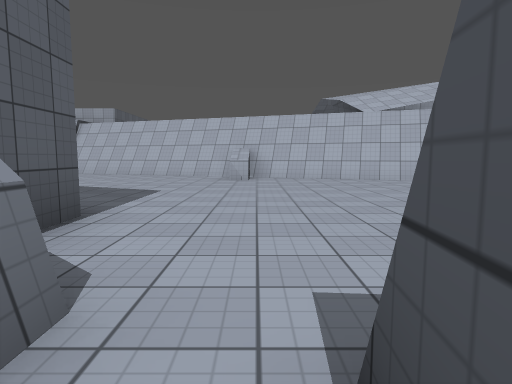
View 1 (above)

24 first-person views from a walk through a Unity game level. The camera is 1.2 m above the floor, tilts 6° down and sees 75° across. The floor is counted in squares, 2 m on a side. Each view is taken from the middle of a square. On the plan, view 1 faces up. The plan holds only what a view shows up to about 10 squares ahead; the rest is blank. The place goes on beyond the plan. The player character is not drawn. Surface patterns are stand-ins for the level's own textures.

View 2
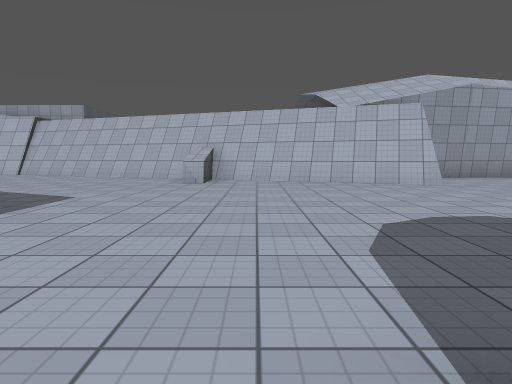

View 3
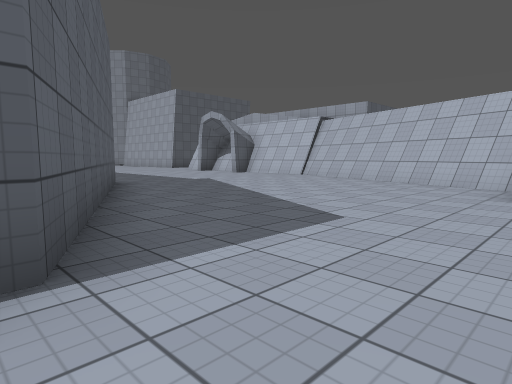

View 4
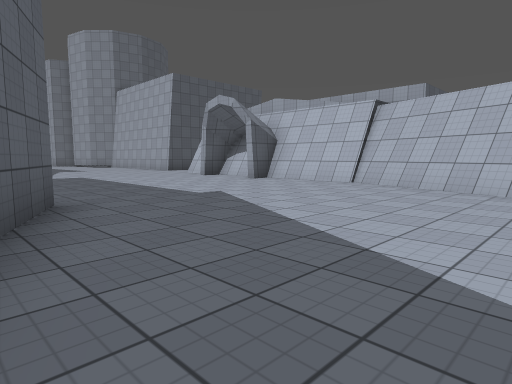

View 5
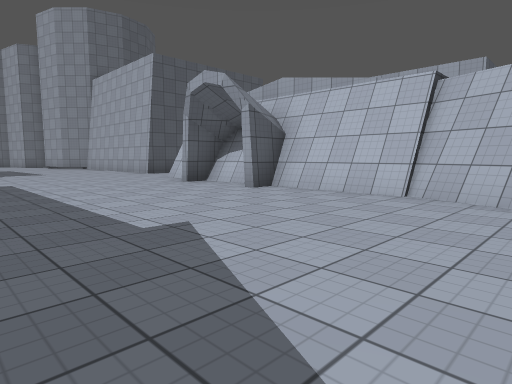

View 6
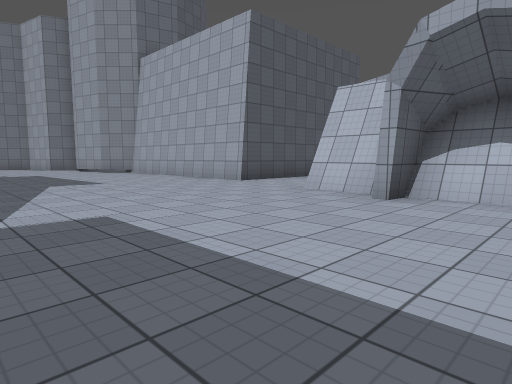

View 7
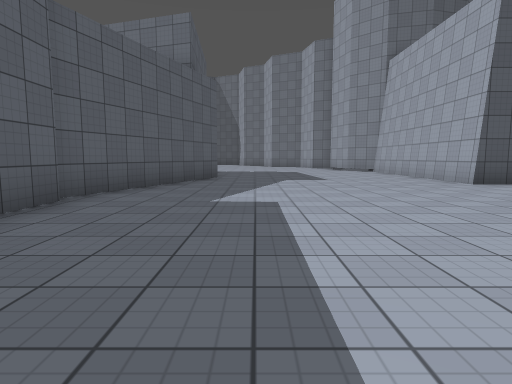

View 8
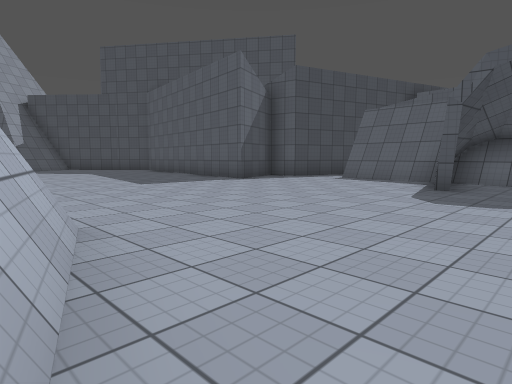

View 9
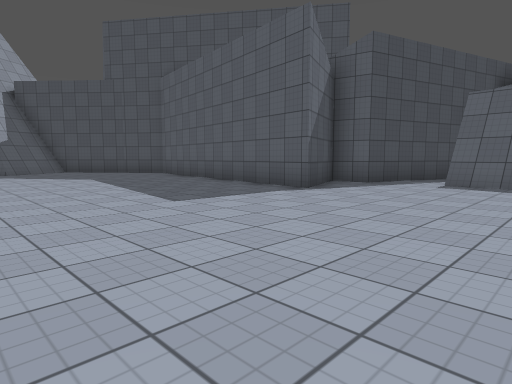

View 10
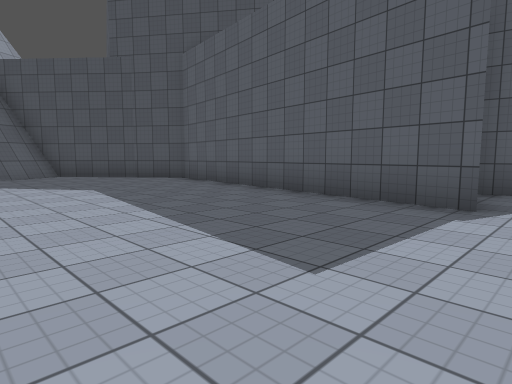

View 11
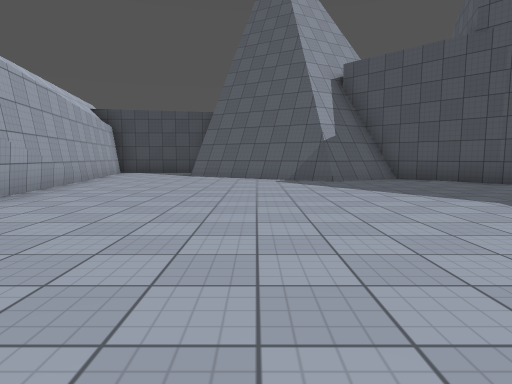

View 12
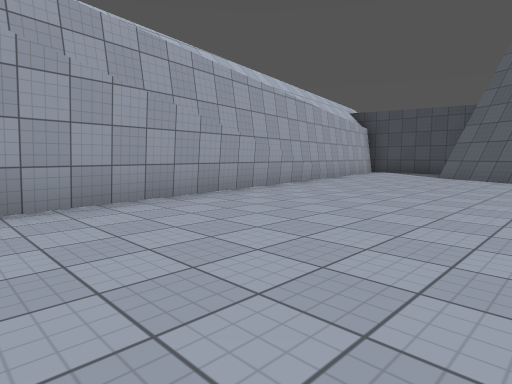

View 13
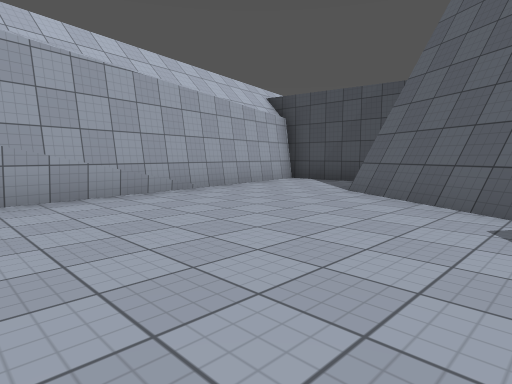

View 14
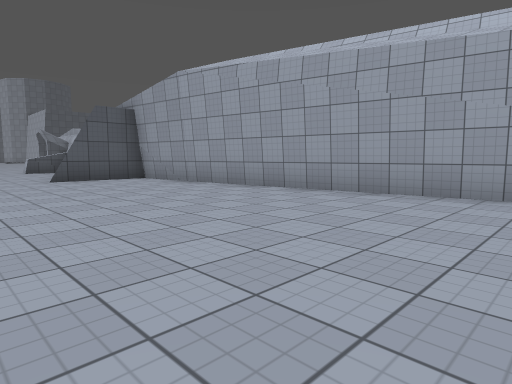

View 15
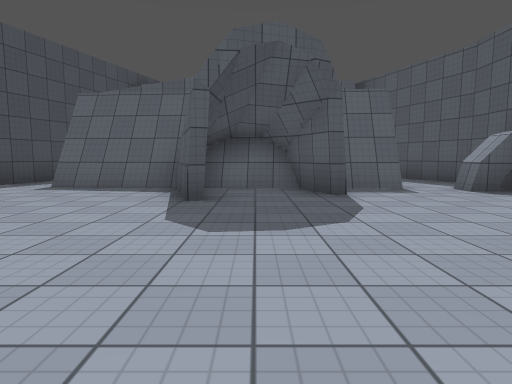

View 16
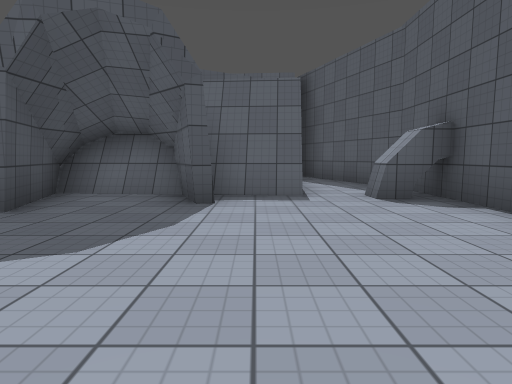

View 17
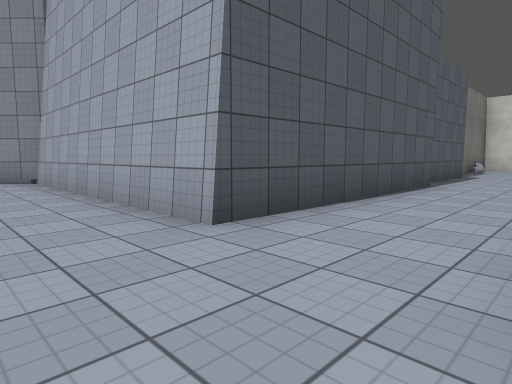

View 18
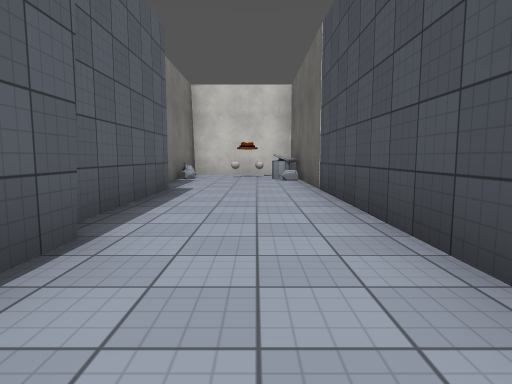

View 19
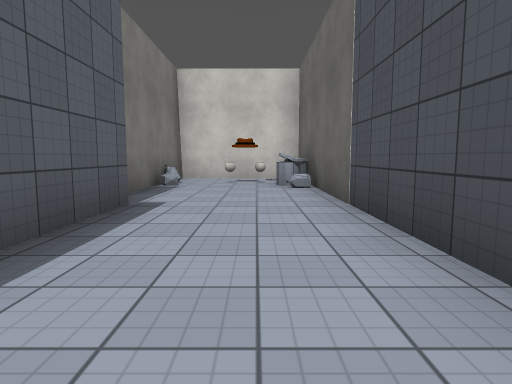

View 20
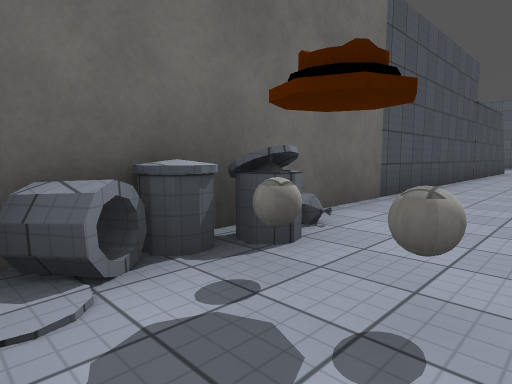

View 21
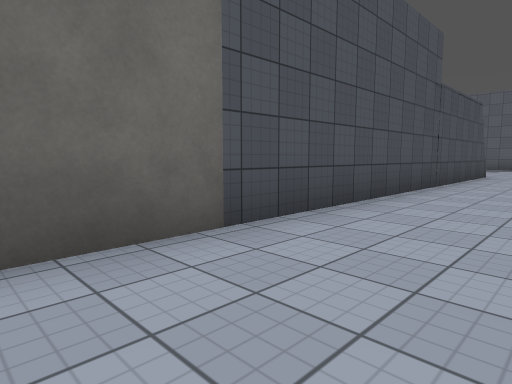

View 22
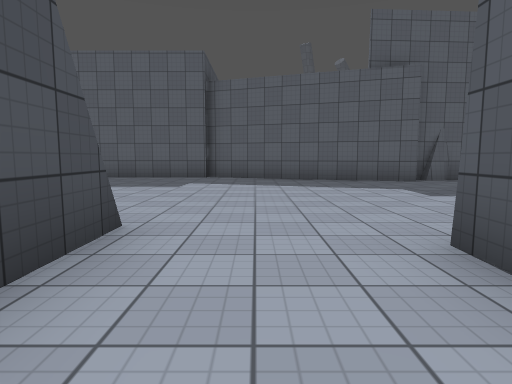

View 23
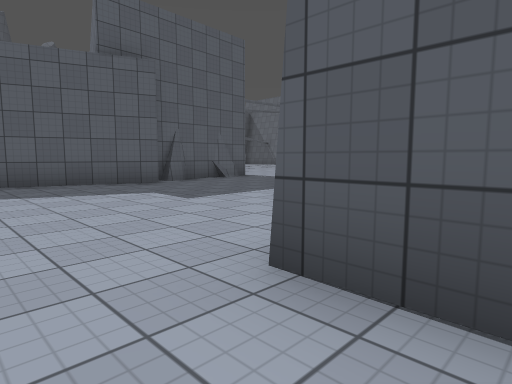

View 24
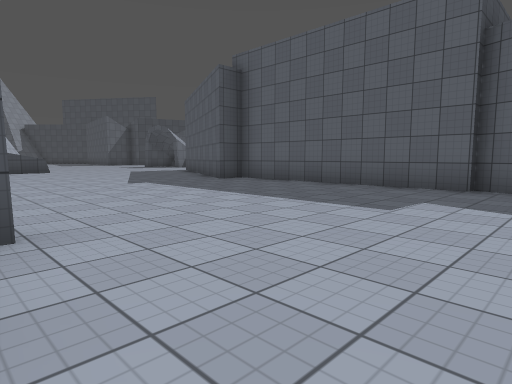

### Floor plan
Points are (right, up) in squares from view 1. A wall is a line through its corners. A room is listed if a view was taken in it or the views show most of it. See-through windows are left out.
Room 1 (view 1)
walls: (-1.8, 0.4) (-1.8, -0.6) (-0.7, -3.6); (0.2, 0.2) (0.2, 0.5)
ways out: opening at (0, 1) to room 2
Room 2 (views 2, 3, 4, 5, 6, 7, 8, 9, 10, 11, 12, 13, 14, 15, 16, 17, 18, 19, 20, 21, 22, 23, 24)
walls: (-0.7, 10.5) (-7, 12.6); (2.3, 9.4) (-0.2, 10.3) (-0.2, 8.7); (-6.9, 12.5) (-9.7, 12.5) (-9.7, 11.5); (-1.9, 1.2) (-0.8, 1.2); (1.8, 1.9) (2.3, 0.5) (2.6, 0.1); (0.2, 0.5) (1.9, 0.4); (-10.8, 12.5) (-11.9, 12.5) (-11.9, 11.5); (2.3, 0.3) (4.4, 0.2) (3.7, 2.4) (3.9, 2.5) (4.6, 0.2) (7.1, 0); (4, 0.1) (4.1, 1.1); (-12.5, 12.5) (-13.8, 12.5) (-13.8, 24.6); (-13.6, 5.3) (-7.7, 5.3) (-7.7, 6.1) (-1.8, 3.4) (-1.8, 0.4); (7.7, -2.5) (8.7, 0.5) (9.6, 0.7) (8.8, 2.7) (16.2, 1.6) (17.5, 2.6); (-18.9, 6.9) (-13.5, 5); (-16.3, 18.5) (-16.3, 12.8) (-21.5, 12.8); (-19.9, 6.2) (-19.1, 6.3); (-21.4, 6.1) (-20.1, 6.2) (-19.9, 6.4) (-19.4, 6.4); (-21.6, 6.3) (-21.1, 6.2); (-16.7, 22.4) (-16.7, 19); (17.4, 2.5) (19.6, 4.4) (18.6, 6.2); (18.4, 5.8) (20.8, 9.9); (-13.8, 26.5) (-13.8, 27.3) (-17.1, 27.3) (-17.1, 23.5); (19.5, 4.2) (18.5, 5.9); (22.6, 10.6) (22.6, 13.2); (22.6, 12.9) (5, 10.4) (5, 8.5) (2.5, 9.4)
low walls: (-0.2, 8.7) (-0.7, 8.7); (4.6, 8.4) (-7.1, 12.4); (-0.8, 1.2) (-0.8, 0.6); (2.2, 0.6) (4.4, 0.4); (-11.5, 12.3) (-12, 12.3); (4.5, 0.4) (7.2, 0.2); (18.5, 6.4) (20.6, 10); (19.3, 4.2) (18.4, 5.8)
ways out: opening at (0, 1) to room 1
objects: other object (-17, 26); white ball (-16, 26); other object (-15, 26); white ball (-15, 27); other object (-14, 25); other object (-14, 26)

Where each view was taken, in squares from view 1:
view 1: 0 up, 0 right, facing up
view 2: 1 up, 1 right, facing up
view 3: 3 up, 0 right, facing up-left
view 4: 5 up, 3 left, facing up-left
view 5: 7 up, 5 left, facing up-left
view 6: 7 up, 10 left, facing up-left
view 7: 8 up, 9 left, facing left
view 8: 9 up, 2 right, facing down-right
view 9: 8 up, 5 right, facing down-right
view 10: 7 up, 8 right, facing down-right
view 11: 8 up, 10 right, facing right
view 12: 7 up, 10 right, facing up-right
view 13: 7 up, 15 right, facing up-right
view 14: 6 up, 14 right, facing up-left
view 15: 7 up, 3 right, facing down
view 16: 6 up, 1 right, facing down
view 17: 11 up, 14 left, facing up-left
view 18: 16 up, 15 left, facing up
view 19: 18 up, 15 left, facing up
view 20: 27 up, 16 left, facing down-right
view 21: 24 up, 16 left, facing down-right
view 22: 15 up, 15 left, facing down
view 23: 14 up, 15 left, facing down-left
view 24: 12 up, 15 left, facing down-right
